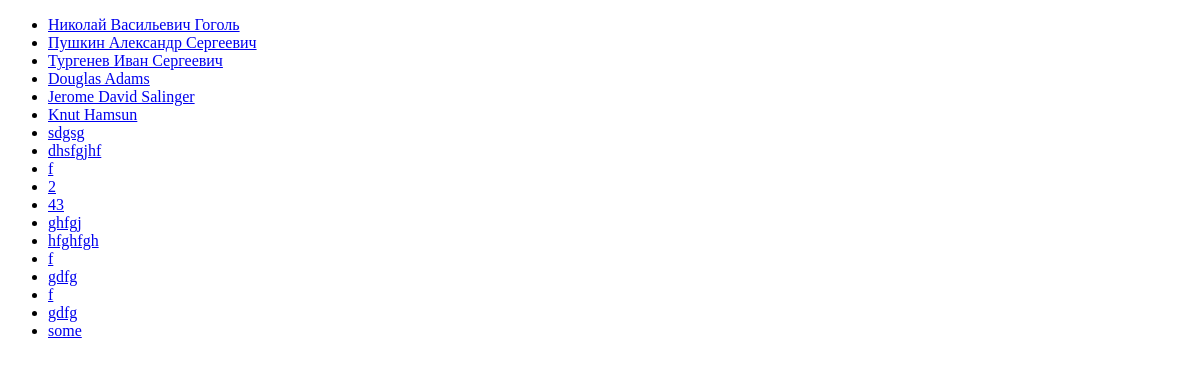
/author/, run on an earlier commit of the app's database.
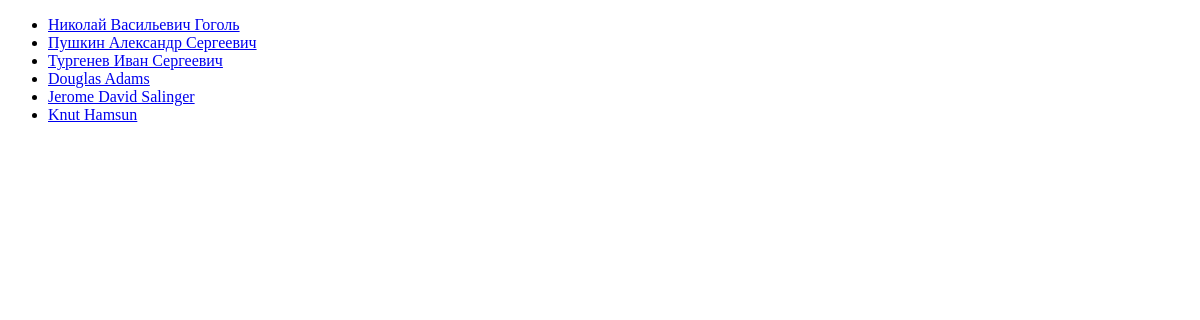
And on a later commit of the database.
### p_library/models.py (models this page shows, shortened)
class Author(models.Model):
    full_name = models.CharField(max_length=256, verbose_name=_("Имя автора"))
    birth_year = models.SmallIntegerField(verbose_name=_("Год рожения"))
    country = models.CharField(max_length=2, verbose_name=_("Страна"))

### p_library/views.py (the view)
# urls.py: path('author/', AuthorRead.as_view(), name='author_list'),
class AuthorRead(ListView):
    model = Author
    template_name = 'author_list.html'

### p_library/templates/author_list.html (shortened to what this page needs)
<!DOCTYPE html>
<html lang="en">
<head>
</head>
<body>
	<ul>
		{% for author in object_list %}
		    <li><a href="{{author.id}}/">{{ author.full_name }}</a></li>
		{% endfor %}
	</ul>
</body>
</html>

What changed in the data, as far as the page shows it:
removed Author: full_name "sdgsg"
removed Author: full_name "dhsfgjhf"
removed Author: full_name "f"
removed Author: full_name "2"
removed Author: full_name "43"
removed Author: full_name "ghfgj"
removed Author: full_name "hfghfgh"
removed Author: full_name "f"
removed Author: full_name "gdfg"
removed Author: full_name "f"
removed Author: full_name "gdfg"
removed Author: full_name "some"
